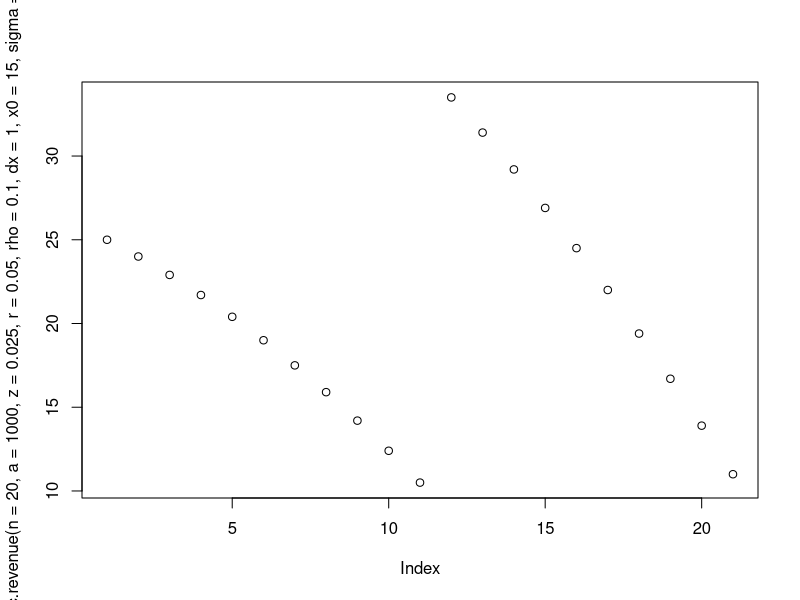
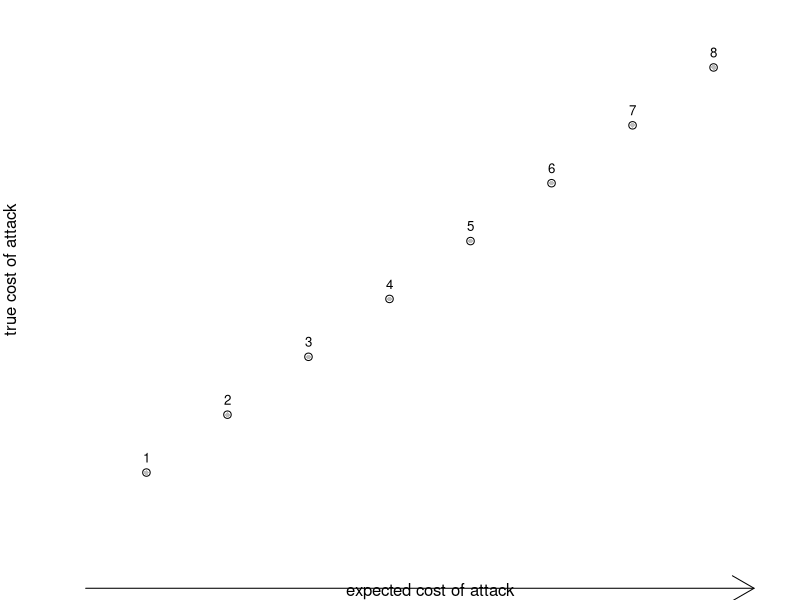
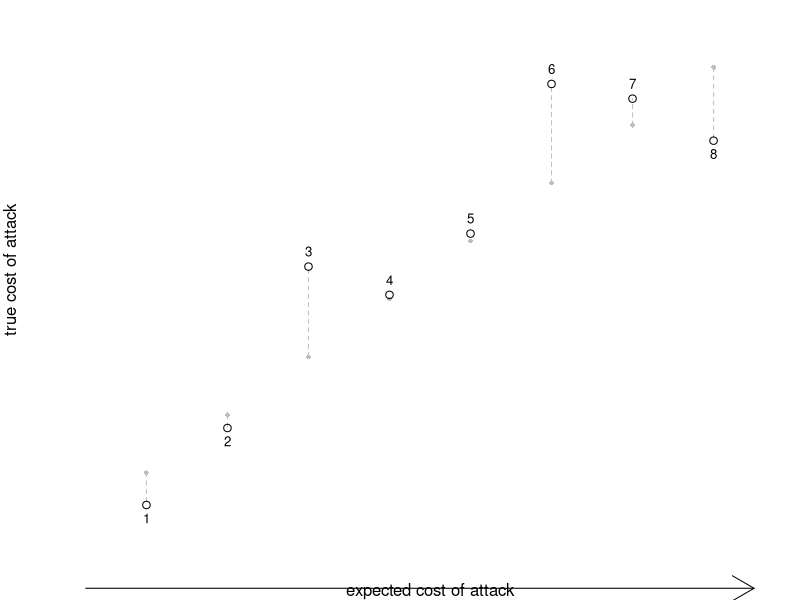
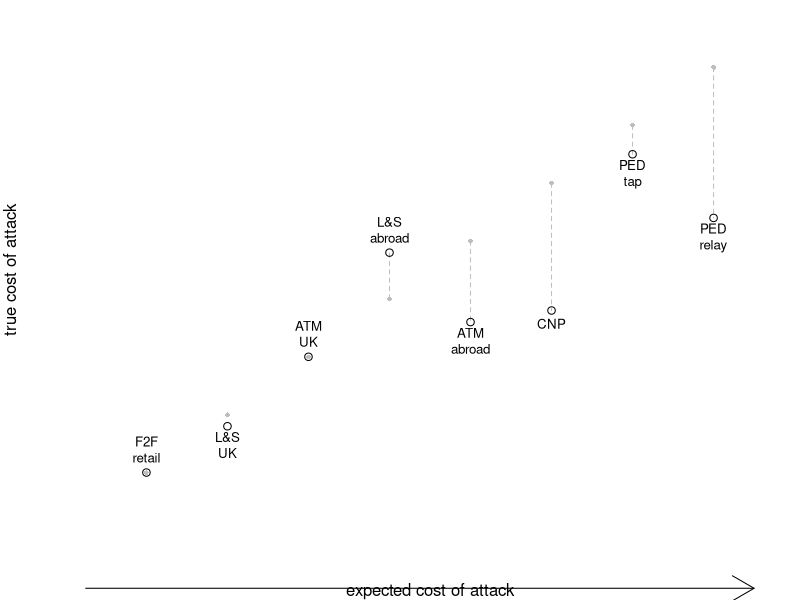
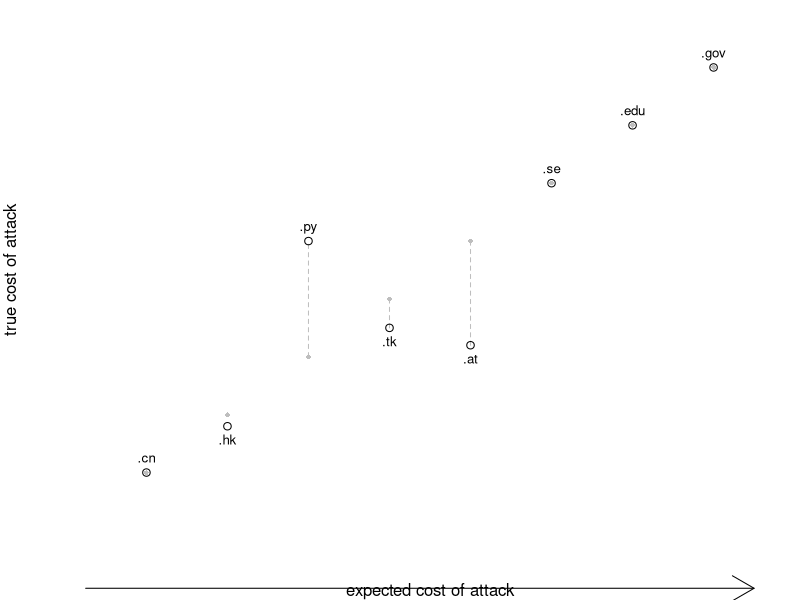
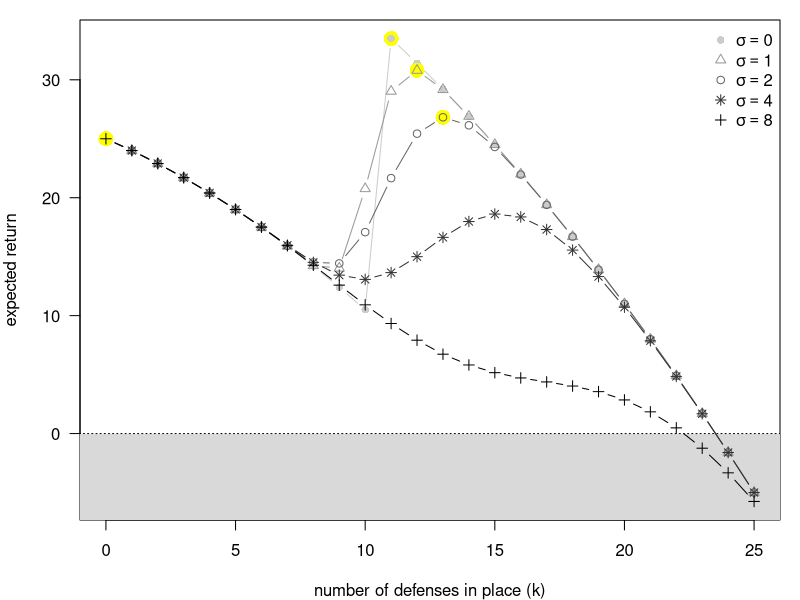
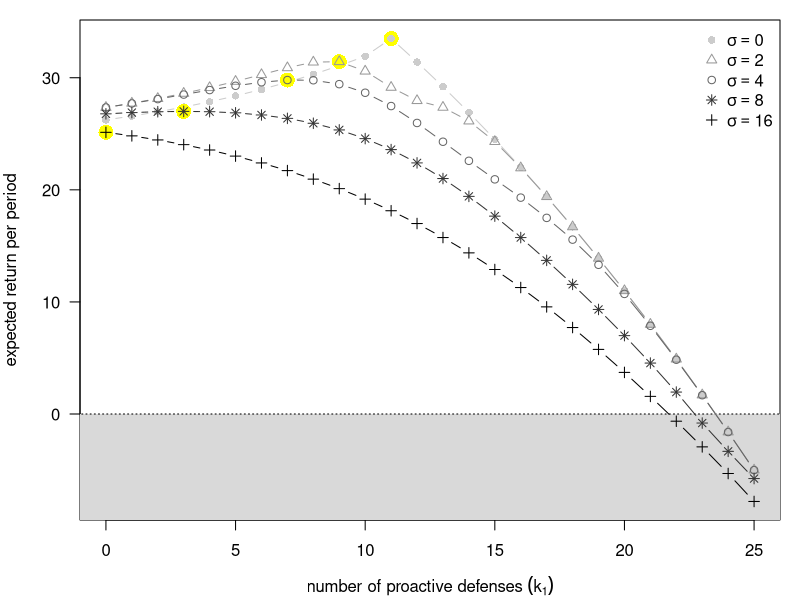
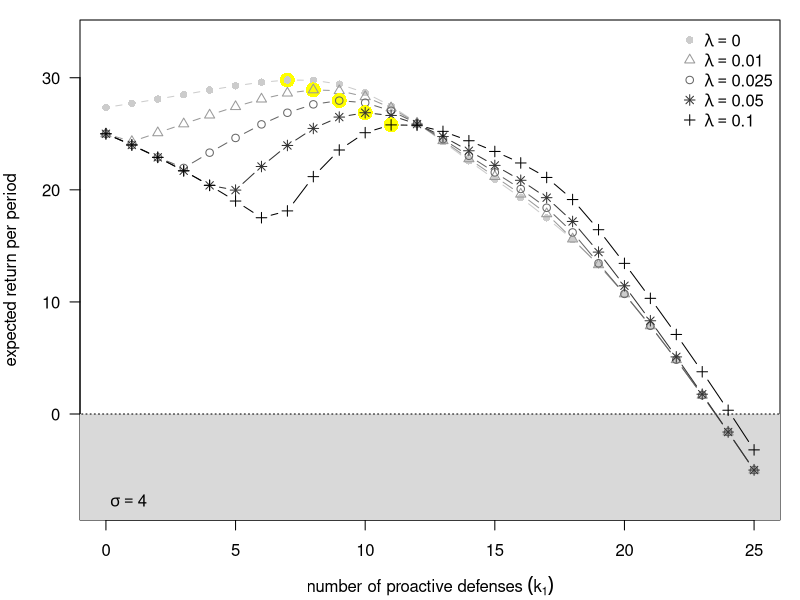

Write R code to recreate these figures, in order. (Note: this script raises an error after producing the figures.)
# Sep 28, 2008 - Rainer Böhme

### Commented out for general usability --- CDH 2017.08.01
#setwd("/Users/rb21/Documents/Projekte/WEIS2009/IWL/R")
#setwd("/home/tmoore/pub/fc2009/R")

plot.attack.cost <- function(sigma,n=8)
{
	set.seed(123)
	xs <- 1:n
	x <- pmax(0,xs+rnorm(n,0,sigma))
	plot(NA,NA,axes=FALSE,xlim=c(.5,n+.5),ylim=c(.5,n+.5),
			ylab="true cost of attack",
			xlab="expected cost of attack")
	points(xs,xs,pch=16,col="gray",cex=.6)
	
	for (i in (1:n)[abs(xs-x)>.2]) 
			lines(c(i,i),c(xs[i],x[i]),col="gray",lty=2)

	points(xs,x)
	text(xs,x,1:n,pos=c(1,3)[(xs<=x)+1],cex=.8,xpd=NA)
	
	arrows(.25,-1,n+.5,-1,xpd=NA)
	arrows(-1,0.25,-1,n+.5,xpd=NA)
}


pdf("../fig/fig-attack-cost-0.pdf",4,4,pointsize=12)
par(mar=c(4,4,1,1))
plot.attack.cost(0)
dev.off()

pdf("../fig/fig-attack-cost-1.pdf",4,4,pointsize=12)
par(mar=c(4,4,1,1))
plot.attack.cost(1)
dev.off()

plot.emv.cost <- function(n=8)
{

	xs <- 1:n
	x <- c(1,1.8,3,4.8,3.6,3.8,6.5,5.4)
	plot(NA,NA,axes=FALSE,xlim=c(.5,n+.5),ylim=c(.5,n+.5),
			ylab="true cost of attack",
			xlab="expected cost of attack")
	points(xs,xs,pch=16,col="gray",cex=.6)
	
	for (i in (1:n)[abs(xs-x)>.2]) 
			lines(c(i,i),c(xs[i],x[i]),col="gray",lty=2)

	points(xs,x)
	text(xs,x,c('F2F\nretail','L&S\nUK','ATM\nUK','L&S\nabroad','ATM\nabroad','CNP','PED\ntap','PED\nrelay'),pos=c(1,3)[(xs<=x)+1],cex=.8,xpd=NA)
	
	arrows(.25,-1,n+.5,-1,xpd=NA)
	arrows(-1,0.25,-1,n+.5,xpd=NA)
}


pdf("../fig/fig-emv.pdf",4,4,pointsize=12)
par(mar=c(4,4,1,1))
plot.emv.cost()
dev.off()

plot.phish.cost <- function(n=8)
{

	xs <- 1:n
	x <- c(1,1.8,5,3.5,3.2,6,7,8)
	plot(NA,NA,axes=FALSE,xlim=c(.5,8.5),ylim=c(.5,8.5),
			ylab="true cost of attack",
			xlab="expected cost of attack")
	points(xs,xs,pch=16,col="gray",cex=.6)
	
	for (i in (1:n)[abs(xs-x)>.2]) 
			lines(c(i,i),c(xs[i],x[i]),col="gray",lty=2)

	points(xs,x)
	text(xs,x,c('.cn','.hk','.py','.tk','.at','.se','.edu','.gov'),
			pos=c(1,3)[(xs<=x)+1],cex=.8,xpd=NA)
	
	arrows(.25,-1,n+.5,-1,xpd=NA)
	arrows(-1,0.25,-1,n+.5,xpd=NA)
}


pdf("../fig/fig-phish.pdf",4,4,pointsize=12)
par(mar=c(4,4,1,1))
plot.phish.cost()
dev.off()


# ------------------------------------------


stay.in.business <- function(a=1000,r=.05,z=.02,rho=.2,x0=0,dx=3)
{
	cat("profit of successful attack =",z*a,"\n")

	k <- ceiling((z*a-x0-dx)/dx)
	cat("level of defense k =",k,"\n")
	
	c <- k+rho/2*(k^2-k)
	cat("cost of defense c =",c,"\n")

	cat("return w/o cost =",a*r,"\n")
	
	rev <- a*r-c
	cat("net return w/ defense =",rev,"\n")

	cat("net return w/o defense =",a*(r-z),"\n")

}

stay.in.business()
stay.in.business(rho=0)

# --------------- Static analysis ---------------  

static.exp.q <- function(n=20,a=1000,z=.02,x0=0,dx=3,sigma=0)
{
	1-rev(cumprod(1-c(pnorm(z*a,n:0*dx+x0,sigma/dx))))
}

static.revenue <- function(n=20,a=1000,r=.05,z=.02,x0=0,dx=3,sigma=0,rho=.2)
{
	k <- 0:n
	rev <- a*(r-z*static.exp.q(n=n,a=a,z=z,x0=x0,dx=dx,sigma=sigma))-k-rho/2*(k^2-k)
	list(revenue=rev,k=which.max(rev)-1)
}

plot(static.revenue(n=20,a=1000,z=.025,r=.05,rho=.1,dx=1,x0=15,sigma=0)$rev)


# --------------- Figure for static analysis part  --------------------

pdf("../fig/fig-static-analysis.pdf",6,4,pointsize=12)
par(mar=c(4,4,1,1))

s0 <- static.revenue(n=25,a=1000,z=.025,r=.05,rho=.1,dx=1,x0=15,sigma=0)
s1 <- static.revenue(n=25,a=1000,z=.025,r=.05,rho=.1,dx=1,x0=15,sigma=1)
s2 <- static.revenue(n=25,a=1000,z=.025,r=.05,rho=.1,dx=1,x0=15,sigma=2)
s3 <- static.revenue(n=25,a=1000,z=.025,r=.05,rho=.1,dx=1,x0=15,sigma=4)
s4 <- static.revenue(n=25,a=1000,z=.025,r=.05,rho=.1,dx=1,x0=15,sigma=8)

plot(NA,NA,las=1,
	ylim=range(c(s0$rev,s1$rev,s2$rev,s3$rev,s4$rev)),xlim=c(0,25),
	xlab="number of defenses in place (k)",
	ylab="expected return")
rect(-10,-10,30,0,col=gray(.85),lty=3)

points(s0$k,s0$rev[s0$k+1],pch=16,cex=2,col="yellow")
lines(0:25,s0$rev,type="b",col=gray(.8),pch=16)

points(s1$k,s1$rev[s1$k+1],pch=16,cex=2,col="yellow")
lines(0:25,s1$rev,type="b",col=gray(.6),pch=2)

points(s2$k,s2$rev[s2$k+1],pch=16,cex=2,col="yellow")
lines(0:25,s2$rev,type="b",col=gray(.4),pch=1)

points(s3$k,s3$rev[s3$k+1],pch=16,cex=2,col="yellow")
lines(0:25,s3$rev,type="b",col=gray(.2),pch=8)

points(s4$k,s4$rev[s4$k+1],pch=16,cex=2,col="yellow")
lines(0:25,s4$rev,type="b",pch=3)

legend("topright",pch=c(16,2,1,8,3),col=gray(c(.8,.6,.4,.2,0)),bty="n",
		leg=expression(sigma==0,sigma==1,sigma==2,sigma==4,sigma==8))

dev.off()

# --------------- Dynamic analysis ---------------  

prob.tatt <- function(n=1:25,x0=15,dx=1,sigma=1,a=1000,z=.025)
{
	# calculate distribution of t.att
	
	p <- pnorm(z*a,n*dx+x0,sigma/dx)
	mu <- sum(p)
	sigma <- sqrt(sum(p*(1-p)))
	
	res <- pnorm((0:length(n))+.5,mu,sigma)-pnorm((0:length(n))-.5,mu,sigma)
	names(res) <- 0:length(n)
	res 
}

def.cost <- function(k,rho=.1)
	rho/2*k^2 + (1-rho/2)*k

dyn.outcome <- function(tatt,tmax,k1,rho=.1,a=1000,z=.025,r=.05,lambda=0)
	a*lambda+tatt*a*(r-z-lambda) + (tmax-tatt)*(a*r-def.cost(k1+tatt,rho=rho)) - sum(def.cost(k1:(k1+tatt),rho=rho))

dyn.expected.outcome <- function(k1=0,tmax=25,a=1000,r=.05,z=.025,rho=.1,x0=15,dx=1,sigma=1,n=25,lambda=0)
{
	p <- prob.tatt(n=k1:n,x0=x0,dx=dx,sigma=sigma,a=a,z=z)
	o <- sapply(as.numeric(names(p)),dyn.outcome,tmax=tmax,k1=k1,rho=rho,a=a,z=z,r=r,lambda=lambda)
#	print(cbind(o,p))
	sum(p*o)
}

dynamic.revenue <- function(tmax=25,a=1000,r=.05,z=.025,rho=.1,x0=15,dx=1,sigma=1,n=25,lambda=0)
{
	res.dyn <- sapply(0:n,dyn.expected.outcome,tmax=tmax,a=a,r=r,z=z,rho=rho,x0=x0,dx=dx,sigma=sigma,n=n,lambda=lambda)
	res.stat <- static.revenue(n=n,a=a,z=z,r=r,rho=rho,dx=dx,x0=x0,sigma=sigma)$rev

	# dynamic or static solution, whatever is higher
	res <- pmax(res.stat,res.dyn/tmax)
	which <- apply(cbind(res.stat,res.dyn/tmax),1,which.max)

	list(rev=res,k=which.max(res)-1,which=which)
}

# --------------- Figure for dynamic analysis part  --------------------

# --- w/o sunk cost ---

pdf("../fig/fig-dynamic-analysis.pdf",6,4,pointsize=12)
par(mar=c(4,4,1,1))

d0 <- dynamic.revenue(n=25,a=1000,z=.025,r=.05,rho=.1,dx=1,x0=15,sigma=0)
d1 <- dynamic.revenue(n=25,a=1000,z=.025,r=.05,rho=.1,dx=1,x0=15,sigma=2)
d2 <- dynamic.revenue(n=25,a=1000,z=.025,r=.05,rho=.1,dx=1,x0=15,sigma=4)
d3 <- dynamic.revenue(n=25,a=1000,z=.025,r=.05,rho=.1,dx=1,x0=15,sigma=8)
d4 <- dynamic.revenue(n=25,a=1000,z=.025,r=.05,rho=.1,dx=1,x0=15,sigma=16)

R <- range(c(d0$rev,d1$rev,d2$rev,d3$rev,d4$rev))

plot(NA,NA,las=1,
	ylim=R,xlim=c(0,25),
	xlab=expression(list("number of proactive defenses "(k[1]))),
	ylab="expected return per period")
rect(-10,-10,30,0,col=gray(.85),lty=3)

points(d0$k,d0$rev[d0$k+1],pch=16,cex=2,col="yellow")
lines(0:25,d0$rev,type="b",col=gray(.8),pch=16)

points(d1$k,d1$rev[d1$k+1],pch=16,cex=2,col="yellow")
lines(0:25,d1$rev,type="b",col=gray(.6),pch=2)

points(d2$k,d2$rev[d2$k+1],pch=16,cex=2,col="yellow")
lines(0:25,d2$rev,type="b",col=gray(.4),pch=1)

points(d3$k,d3$rev[d3$k+1],pch=16,cex=2,col="yellow")
lines(0:25,d3$rev,type="b",col=gray(.2),pch=8)

points(d4$k,d4$rev[d4$k+1],pch=16,cex=2,col="yellow")
lines(0:25,d4$rev,type="b",pch=3)

legend("topright",pch=c(16,2,1,8,3),col=gray(c(.8,.6,.4,.2,0)),bty="n",
		leg=expression(sigma==0,sigma==2,sigma==4,sigma==8,sigma==16))

dev.off()

# --- with sunk cost ---

for (SIGMA in c(4,7)) {

pdf(paste("../fig/fig-sunk-analysis-",SIGMA,".pdf",sep=""),6,4,pointsize=12)
par(mar=c(4,4,1,1))

ds0 <- dynamic.revenue(n=25,a=1000,z=.025,r=.05,rho=.1,dx=1,x0=15,sigma=SIGMA,lambda=0)
ds1 <- dynamic.revenue(n=25,a=1000,z=.025,r=.05,rho=.1,dx=1,x0=15,sigma=SIGMA,lambda=.01)
ds2 <- dynamic.revenue(n=25,a=1000,z=.025,r=.05,rho=.1,dx=1,x0=15,sigma=SIGMA,lambda=.025)
ds3 <- dynamic.revenue(n=25,a=1000,z=.025,r=.05,rho=.1,dx=1,x0=15,sigma=SIGMA,lambda=.05)
ds4 <- dynamic.revenue(n=25,a=1000,z=.025,r=.05,rho=.1,dx=1,x0=15,sigma=SIGMA,lambda=.1)

plot(NA,NA,las=1,
	ylim=R,xlim=c(0,25),
	xlab=expression(list("number of proactive defenses "(k[1]))),
	ylab="expected return per period")
rect(-10,-10,30,0,col=gray(.85),lty=3)

points(ds0$k,ds0$rev[ds0$k+1],pch=16,cex=2,col="yellow")
lines(0:25,ds0$rev,type="b",col=gray(.8),pch=16)

points(ds1$k,ds1$rev[ds1$k+1],pch=16,cex=2,col="yellow")
lines(0:25,ds1$rev,type="b",col=gray(.6),pch=2)

points(ds2$k,ds2$rev[ds2$k+1],pch=16,cex=2,col="yellow")
lines(0:25,ds2$rev,type="b",col=gray(.4),pch=1)

points(ds3$k,ds3$rev[ds3$k+1],pch=16,cex=2,col="yellow")
lines(0:25,ds3$rev,type="b",col=gray(.2),pch=8)

points(ds4$k,ds4$rev[ds4$k+1],pch=16,cex=2,col="yellow")
lines(0:25,ds4$rev,type="b",pch=3)

legend("topright",pch=c(16,2,1,8,3),col=gray(c(.8,.6,.4,.2,0)),bty="n",
		leg=expression(lambda==0,lambda==0.01,lambda==0.025,lambda==0.05,lambda==0.1))

legend("bottomleft",bty="n",leg=substitute(sigma==x,list(x=SIGMA)))

dev.off()

}

# --------------- ROSI Table ---------------  

table.row <- function(n=25,a=1000,z=.025,r=.05,rho=.1,dx=1,x0=15,sigma=0,lambda=0)
{
	# static analysis
	# ---------------
	
	S <- static.revenue(n=n,a=a,r=r,z=z,x0=x0,dx=dx,sigma=sigma,rho=rho)
	
	k <- S$k
	q <- static.exp.q(n=n,a=a,z=z,x0=x0,dx=dx,sigma=sigma)

	avg.attack 	 	 <- q[k+1]
	avg.spending 	 <- def.cost(k,rho=rho)
	avg.return.sec 	 <- S$rev[k+1]
	avg.return.insec <- S$rev[1]
	ale0 			 <- q[1]*a*z
	ale1			 <- avg.attack*a*z
	rosi			 <- (ale0-ale1-avg.spending)/avg.spending
	
	ST <- list(
		k					= k,
		avg.attack 			= 100*avg.attack,
		avg.spending		= 100*avg.spending/a,
		avg.return.sec  	= 100*avg.return.sec/a,
		avg.return.insec	= 100*avg.return.insec/a,
		ale0				= ale0,
		ale1				= ale1,
		rosi				= 100*rosi
		)

	# dynamic analysis w/o sunk costs
	# -------------------------------

	S <- dynamic.revenue(n=n,a=a,z=z,r=r,rho=rho,dx=dx,x0=x0,sigma=sigma,lambda=0)
	
	k <- S$k
	
	p <- prob.tatt(n=k:n,x0=x0,dx=dx,sigma=sigma,a=a,z=z)
	att <- as.numeric(names(p))
	
	
	avg.attack		<- sum(att*p)/n
	avg.spending    <- sum(apply(sapply(att, 
								function(i) c(k:(k+i),rep(k+i,n-i-1))),2,
								function(j) sum(def.cost(j,rho=rho)))*p)/n
	avg.return.sec	<- S$rev[k+1]
	ale0			<- q[1]*a*z
	ale1			<- avg.attack*a*z
	rosi			<- (ale0-ale1-avg.spending)/avg.spending

	DY <- list(
		k					= k,
		avg.attack 			= 100*avg.attack,
		avg.spending		= 100*avg.spending/a,
		avg.return.sec  	= 100*avg.return.sec/a,
		avg.return.insec	= 100*avg.return.insec/a,
		ale0				= ale0,
		ale1				= ale1,
		rosi				= 100*rosi
		)


	# dynamic analysis w/ sunk costs
	# ------------------------------

	S <- dynamic.revenue(n=n,a=a,z=z,r=r,rho=rho,dx=dx,x0=x0,sigma=sigma,lambda=lambda)
	
	k <- S$k
	
	if (S$which[k+1]==2)
	{

	p <- prob.tatt(n=k:n,x0=x0,dx=dx,sigma=sigma,a=a,z=z)
	att <- as.numeric(names(p))
	
	avg.attack		<- sum(att*p)/n
	avg.spending    <- sum((apply(sapply(att, 
								function(i) c(k:(k+i),rep(k+i,n-i-1))),2,
								function(j) sum(def.cost(j,rho=rho)))+att*lambda*a)*p)/n
	avg.return.sec	<- S$rev[k+1]
	ale0			<- q[1]*a*z
	ale1			<- avg.attack*a*z
	rosi			<- (ale0-ale1-avg.spending)/avg.spending

	SC <- list(
		k					= k,
		avg.attack 			= 100*avg.attack,
		avg.spending		= 100*avg.spending/a,
		avg.return.sec  	= 100*avg.return.sec/a,
		avg.return.insec	= 100*avg.return.insec/a,
		ale0				= ale0,
		ale1				= ale1,
		rosi				= 100*rosi
		)
	}
	else SC <- ST	
		
	rbind(ST,DY,SC)

	}
	

Sweave("quant-table.Rnw")

# ---------------------------------------------------------------------
